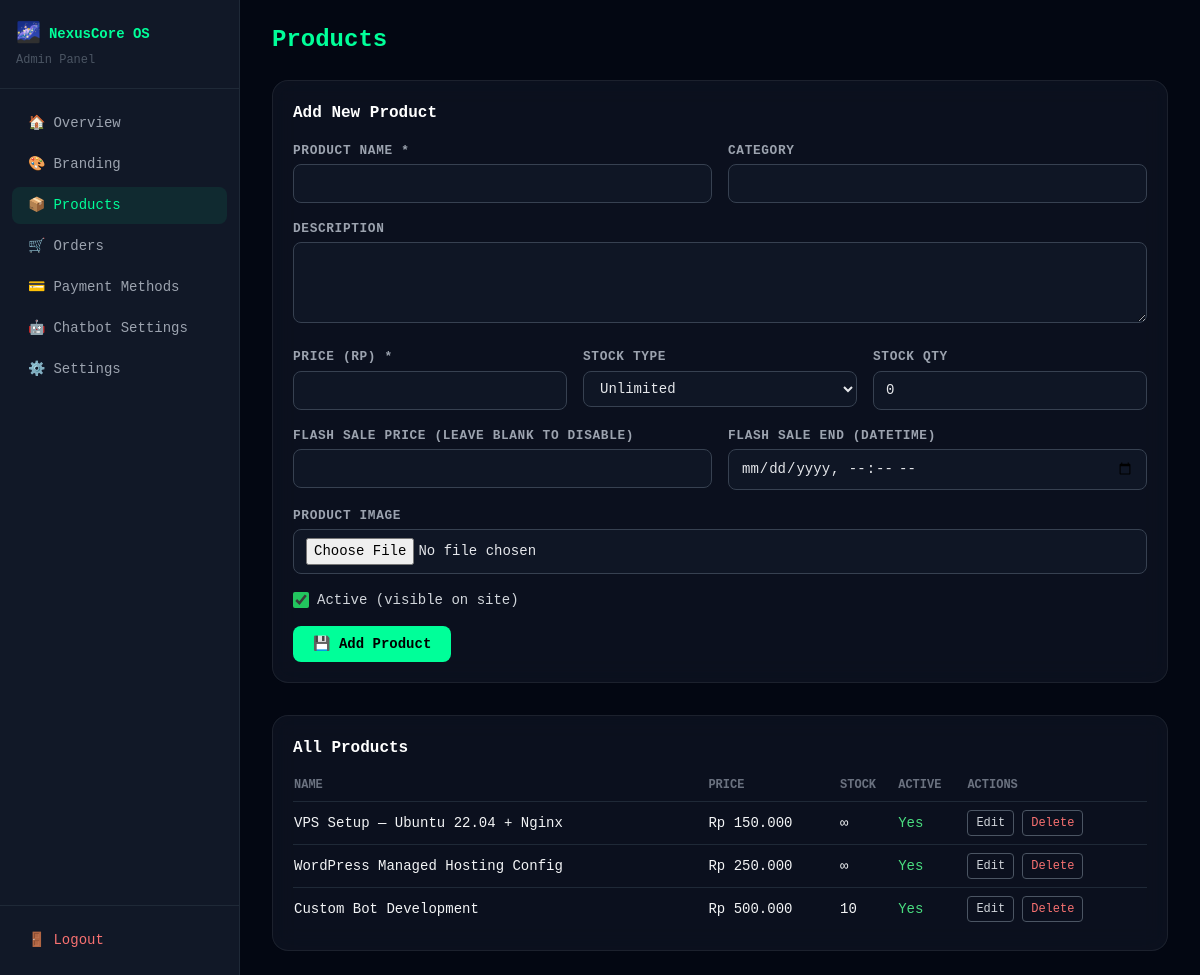
Screenshot of /modules/admin/products.php (signed in) with the database file from the repository.
### tables this page shows
CREATE TABLE IF NOT EXISTS `products` (
    `id`              INT UNSIGNED NOT NULL AUTO_INCREMENT,
    `name`            VARCHAR(200) NOT NULL,
    `slug`            VARCHAR(220) NOT NULL UNIQUE,
    `description`     TEXT         NOT NULL DEFAULT '',
    `price`           DECIMAL(15,2) NOT NULL DEFAULT 0.00,
    `stock_type`      ENUM('unlimited','finite') NOT NULL DEFAULT 'unlimited',
    `stock_qty`       INT UNSIGNED NOT NULL DEFAULT 0,
    `image`           VARCHAR(300) NOT NULL DEFAULT '',
    `category`        VARCHAR(100) NOT NULL DEFAULT '',
    `is_active`       TINYINT(1) NOT NULL DEFAULT 1,
    `flash_sale_price` DECIMAL(15,2) NULL DEFAULT NULL,
    `flash_sale_end`  DATETIME NULL DEFAULT NULL,
    `created_at`      DATETIME NOT NULL DEFAULT CURRENT_TIMESTAMP,
    PRIMARY KEY (`id`)
);

### config.php (called while the page is built, shortened)
<?php
$db = new mysqli(DB_HOST, DB_USER, DB_PASS, DB_NAME);
if ($db) {
    $db->set_charset('utf8mb4');
}
function getSetting(string $key, string $default = ''): string
{
    global $db, $_nexus_settings_cache;
    if (!isset($_nexus_settings_cache)) {
        $_nexus_settings_cache = [];
        if ($db) {
            $res = $db->query('SELECT setting_key, setting_value FROM settings');
            if ($res) {
                while ($row = $res->fetch_assoc()) {
                    $_nexus_settings_cache[$row['setting_key']] = $row['setting_value'];
                }
            }
        }
    }
    return $_nexus_settings_cache[$key] ?? $default;
}
if ($db) {
    define('SHOP_ENABLED',    getSetting('shop_enabled',    '1') === '1');
} else {
    define('SHOP_ENABLED',    false);
    define('CHATBOT_ENABLED', false);
}
function h(string $str): string
{
    return htmlspecialchars($str, ENT_QUOTES | ENT_SUBSTITUTE, 'UTF-8');
}
function formatRupiah(float $amount): string
{
    return 'Rp ' . number_format($amount, 0, ',', '.');
}

### modules/admin/products.php (the view, shortened to what this page needs)
<?php
require_once __DIR__ . '/../../config.php';
$editing = null;
$products = [];
if ($db) {
    $res = $db->query('SELECT * FROM products ORDER BY created_at DESC');
    if ($res) {
        while ($row = $res->fetch_assoc()) $products[] = $row;
    }
}
$siteName       = h(getSetting('site_name', 'NexusCore OS'));
$currentSection = 'products';
?>
<!DOCTYPE html>
<html lang="en">
<head>
    <script src="https://cdn.tailwindcss.com"></script>
    <link rel="stylesheet" href="/assets/css/style.css">
</head>
<body class="bg-gray-950 text-gray-100 font-mono">
<div class="flex min-h-screen">
    <?php include __DIR__ . '/partials/sidebar.php'; ?>
    <main class="flex-1 p-6 overflow-y-auto">
        <div class="max-w-4xl mx-auto">
            <h1 class="text-2xl font-extrabold mb-6" style="color: var(--neon)">Products</h1>
            <div class="glass-card p-5 mb-8">
                <h2 class="font-bold text-white mb-4"><?= $editing ? 'Edit Product' : 'Add New Product' ?></h2>
                <form method="POST" action="<?= h($_SERVER['PHP_SELF']) ?>" enctype="multipart/form-data" class="space-y-4">
                    <div class="grid sm:grid-cols-2 gap-4">
                        <div>
                            <label class="form-label">Product Name *</label>
                            <input type="text" name="name" class="form-input" required
                                   value="<?= $editing ? h($editing['name']) : '' ?>">
                        </div>
                        <div>
                            <label class="form-label">Category</label>
                            <input type="text" name="category" class="form-input"
                                   value="<?= $editing ? h($editing['category']) : '' ?>">
                        </div>
                    </div>
                    <div>
                        <label class="form-label">Description</label>
                        <textarea name="description" rows="3" class="form-input"><?= $editing ? h($editing['description']) : '' ?></textarea>
                    </div>
                    <div class="grid sm:grid-cols-3 gap-4">
                        <div>
                            <label class="form-label">Price (Rp) *</label>
                            <input type="number" name="price" class="form-input" min="0" step="0.01" required
                                   value="<?= $editing ? h($editing['price']) : '' ?>">
                        </div>
                        <div>
                            <label class="form-label">Stock Type</label>
                            <select name="stock_type" class="form-input">
                                <option value="unlimited" <?= (!$editing || $editing['stock_type']==='unlimited') ? 'selected' : '' ?>>Unlimited</option>
                            </select>
                        </div>
                        <div>
                            <label class="form-label">Stock Qty</label>
                            <input type="number" name="stock_qty" class="form-input" min="0"
                                   value="<?= $editing ? (int)$editing['stock_qty'] : 0 ?>">
                        </div>
                    </div>
                    <div class="grid sm:grid-cols-2 gap-4">
                        <div>
                            <label class="form-label">Flash Sale Price (leave blank to disable)</label>
                            <input type="number" name="flash_sale_price" class="form-input" min="0" step="0.01"
                                   value="<?= ($editing && $editing['flash_sale_price']) ? h($editing['flash_sale_price']) : '' ?>">
                        </div>
                        <div>
                            <label class="form-label">Flash Sale End (datetime)</label>
                            <input type="datetime-local" name="flash_sale_end" class="form-input"
                                   value="<?= ($editing && $editing['flash_sale_end']) ? h(date('Y-m-d\TH:i', strtotime($editing['flash_sale_end']))) : '' ?>">
                        </div>
                    </div>
                    <div>
                        <label class="form-label">Product Image</label>
                        <input type="file" name="image" class="form-input" accept="image/*">
                    </div>
                    <div class="flex items-center gap-2">
                        <input type="checkbox" id="is_active" name="is_active"
                               class="accent-green-500 h-4 w-4"
                               <?= (!$editing || $editing['is_active']) ? 'checked' : '' ?>>
                        <label for="is_active" class="text-sm text-gray-300">Active (visible on site)</label>
                    </div>
                    <div class="flex gap-3">
                        <button type="submit" name="save_product" class="btn-neon px-5 py-2 rounded-lg text-sm font-bold">
                            💾 <?= $editing ? 'Update' : 'Add' ?> Product
                        </button>
                    </div>
                </form>
            </div>
            <div class="glass-card p-5">
                <h2 class="font-bold text-white mb-4">All Products</h2>
                <?php if (empty($products)): ?>
                <p class="text-gray-500 text-sm">No products yet.</p>
                <?php else: ?>
                <div class="overflow-x-auto">
                    <table class="w-full text-sm">
                        <thead>
                            <tr class="text-gray-500 text-xs uppercase border-b border-gray-800">
                                <th class="text-left pb-2">Name</th>
                                <th class="text-left pb-2">Price</th>
                                <th class="text-left pb-2">Stock</th>
                                <th class="text-left pb-2">Active</th>
                                <th class="text-left pb-2">Actions</th>
                            </tr>
                        </thead>
                        <tbody class="divide-y divide-gray-800">
                            <?php foreach ($products as $p): ?>
                            <tr>
                                <td class="py-2"><?= h($p['name']) ?></td>
                                <td class="py-2"><?= formatRupiah((float)$p['price']) ?></td>
                                <td class="py-2"><?= $p['stock_type'] === 'unlimited' ? '∞' : h($p['stock_qty']) ?></td>
                                <td class="py-2">
                                    <span class="<?= $p['is_active'] ? 'text-green-400' : 'text-gray-500' ?>">
                                        <?= $p['is_active'] ? 'Yes' : 'No' ?>
                                    </span>
                                </td>
                                <td class="py-2 flex gap-2">
                                    <a href="?edit=<?= (int)$p['id'] ?>"
                                       class="text-xs px-2 py-1 rounded border border-gray-600 text-gray-300 hover:border-green-500 hover:text-green-400 transition-colors">Edit</a>
                                    <form method="POST" onsubmit="return confirm('Delete this product?');" class="inline">
                                        <button type="submit" name="delete_product"
                                                class="text-xs px-2 py-1 rounded border border-gray-600 text-red-400 hover:border-red-400 transition-colors">Delete</button>
                                    </form>
                                </td>
                            </tr>
                            <?php endforeach; ?>
                        </tbody>
                    </table>
                </div>
                <?php endif; ?>
            </div>
        </div>
    </main>
</div>
</body>
</html>

### modules/admin/partials/sidebar.php
<?php
$navItems = [
    ['slug' => 'overview',   'label' => 'Overview',         'icon' => '🏠', 'url' => '/dashboard.php'],
    ['slug' => 'branding',   'label' => 'Branding',         'icon' => '🎨', 'url' => '/modules/admin/branding.php'],
    ['slug' => 'products',   'label' => 'Products',         'icon' => '📦', 'url' => '/modules/admin/products.php'],
    ['slug' => 'orders',     'label' => 'Orders',           'icon' => '🛒', 'url' => '/modules/admin/orders.php'],
    ['slug' => 'payment',    'label' => 'Payment Methods',  'icon' => '💳', 'url' => '/modules/admin/payment.php'],
    ['slug' => 'chatbot',    'label' => 'Chatbot Settings', 'icon' => '🤖', 'url' => '/modules/admin/chatbot.php'],
    ['slug' => 'settings',   'label' => 'Settings',         'icon' => '⚙️',  'url' => '/modules/admin/settings.php'],
];
$currentSection = $currentSection ?? 'overview';
?>
<aside class="w-60 min-h-screen bg-gray-900 border-r border-gray-800 flex flex-col">
    <div class="px-4 py-5 border-b border-gray-800">
        <a href="/dashboard.php" class="flex items-center gap-2 hover:opacity-80 transition-opacity">
            <span class="text-xl">🌌</span>
            <span class="font-bold text-sm" style="color: var(--neon)"><?= $siteName ?></span>
        </a>
        <p class="text-xs text-gray-600 mt-1">Admin Panel</p>
    </div>
    <nav class="flex-1 px-3 py-4 space-y-1">
        <?php foreach ($navItems as $item): ?>
        <a href="<?= h($item['url']) ?>"
           class="sidebar-link <?= $currentSection === $item['slug'] ? 'active' : '' ?>">
            <span><?= $item['icon'] ?></span>
            <span><?= h($item['label']) ?></span>
        </a>
        <?php endforeach; ?>
    </nav>
    <div class="px-3 py-4 border-t border-gray-800">
        <a href="/logout.php" class="sidebar-link text-red-400 hover:text-red-300 hover:bg-red-900/20">
            <span>🚪</span><span>Logout</span>
        </a>
    </div>
</aside>

### assets/css/style.css (style rules this page uses)
*, *::before, *::after { box-sizing: border-box; }
html { scroll-behavior: smooth; }
body { background-color: #030712; color: #e5e7eb; font-family: 'Courier New', Courier, monospace; }
.glass-card { background: rgba(17, 24, 39, 0.6); backdrop-filter: blur(12px); -webkit-backdrop-filter: blur(12px); border: 1px solid rgba(255, 255, 255, 0.07); border-radius: 1rem; }
.btn-neon { background-color: var(--neon, #00ff99); color: #000; font-weight: 700; border: none; cursor: pointer; transition: opacity 0.2s, box-shadow 0.2s; }
.sidebar-link { display: flex; align-items: center; gap: 8px; padding: 0.5rem 1rem; border-radius: 0.5rem; color: #9ca3af; text-decoration: none; transition: background 0.15s, color 0.15s; font-size: 0.875rem; }
.sidebar-link:hover, .sidebar-link.active { background: rgba(0, 255, 153, 0.08); color: var(--neon, #00ff99); }
.form-input { width: 100%; background: rgba(17, 24, 39, 0.8); border: 1px solid #374151; border-radius: 0.5rem; padding: 0.5rem 0.75rem; color: #e5e7eb; font-size: 0.875rem; transition: border-color 0.2s; outline: none; }
.form-label { display: block; font-size: 0.8rem; color: #9ca3af; margin-bottom: 0.25rem; font-weight: 600; text-transform: uppercase; letter-spacing: 0.05em; }

### rows the page displays
products: name "VPS Setup — Ubuntu 22.04 + Nginx", price "Rp 150.000", is_active "Yes"
products: name "WordPress Managed Hosting Config", price "Rp 250.000", is_active "Yes"
products: name "Custom Bot Development", price "Rp 500.000", stock_qty "10", is_active "Yes"

### other values shown
$siteName "NexusCore OS"
$item['icon'] "🏠"
$item['label'] "Overview"
$item['icon'] "🎨"
$item['label'] "Branding"
$item['icon'] "📦"
$item['label'] "Products"
$item['icon'] "🛒"
$item['label'] "Orders"
$item['icon'] "💳"
$item['label'] "Payment Methods"
$item['icon'] "🤖"
$item['label'] "Chatbot Settings"
$item['icon'] "⚙️"
$item['label'] "Settings"
